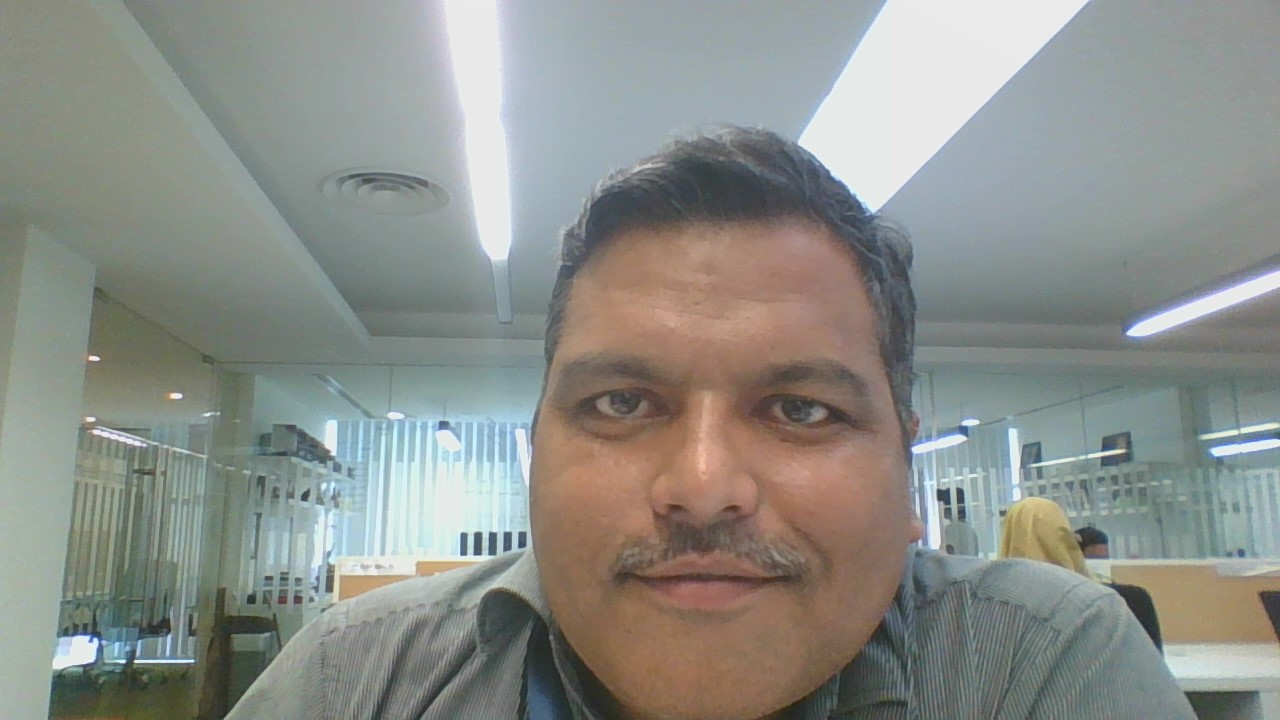
#> input picture WIN_20170307_16_33_46_Pro.jpg, 1280 x 720 px, found by its file name
$ jupyter execute Face_detection.ipynb   (Python 2 division)
#> lines starting #> are read from the running program, lines starting #| are printed output that depends on the picture; after the words box and inside, x2 and y2 are one past the last pixel; in counts of white or black regions, pixels touching at a corner belong together
[cell 1]
import numpy as np
import cv2

[cell 2]
face_cascade = cv2.CascadeClassifier('C:/Python27/Lib/site-packages/opencv/sources/data/haarcascades/haarcascade_frontalface_default.xml')
eye_cascade = cv2.CascadeClassifier('C:/Python27/Lib/site-packages/opencv/sources/data/haarcascades/haarcascade_eye.xml')
img = cv2.imread('C:/Users/pradeepsingh.naulia/OneDrive - Xchanging/comp vision CV/WIN_20170307_16_33_46_Pro.jpg')
#> img is the input picture: shape (720, 1280, 3); mean B, G, R 137.5, 142.9, 140.1
gray = cv2.cvtColor(img, cv2.COLOR_BGR2GRAY)
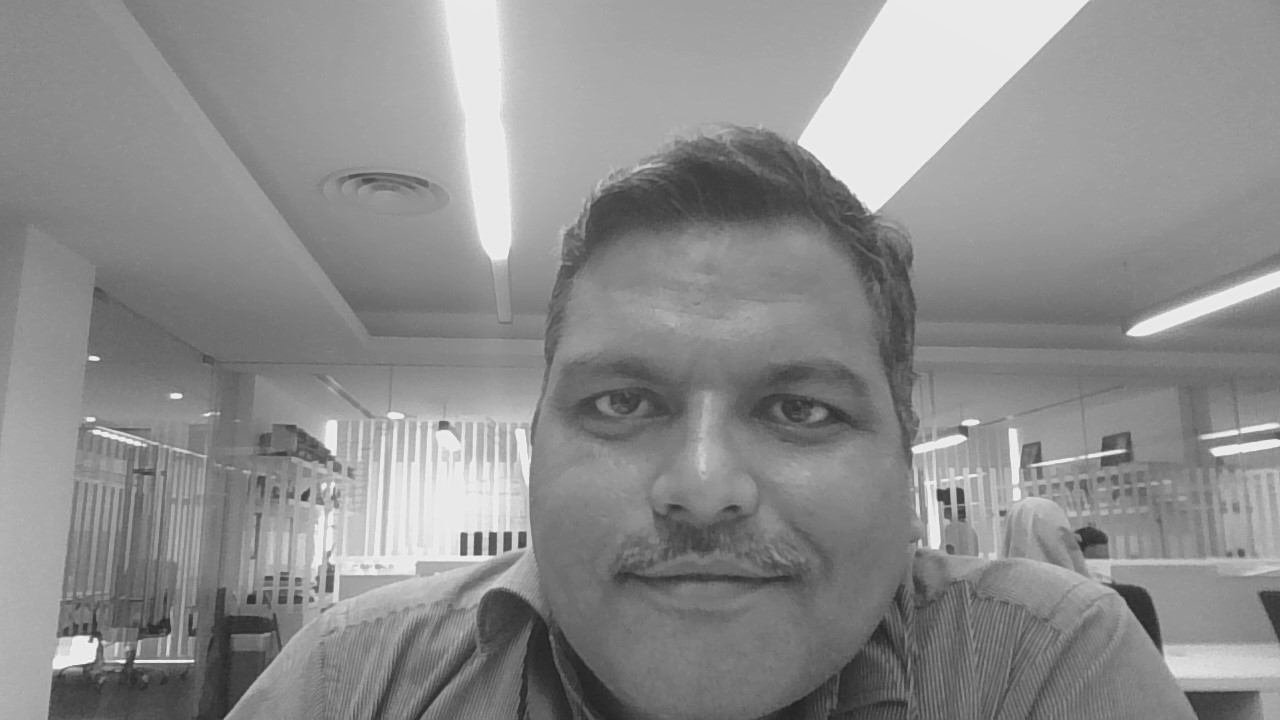
#> gray: shape (720, 1280); min 32, max 254, mean 141.4

[cell 3]
gray

[cell 4]
face_cascade

[cell 5]
img = cv2.imread('C:/Users/pradeepsingh.naulia/OneDrive - Xchanging/comp vision CV/rightportrait.jpg')
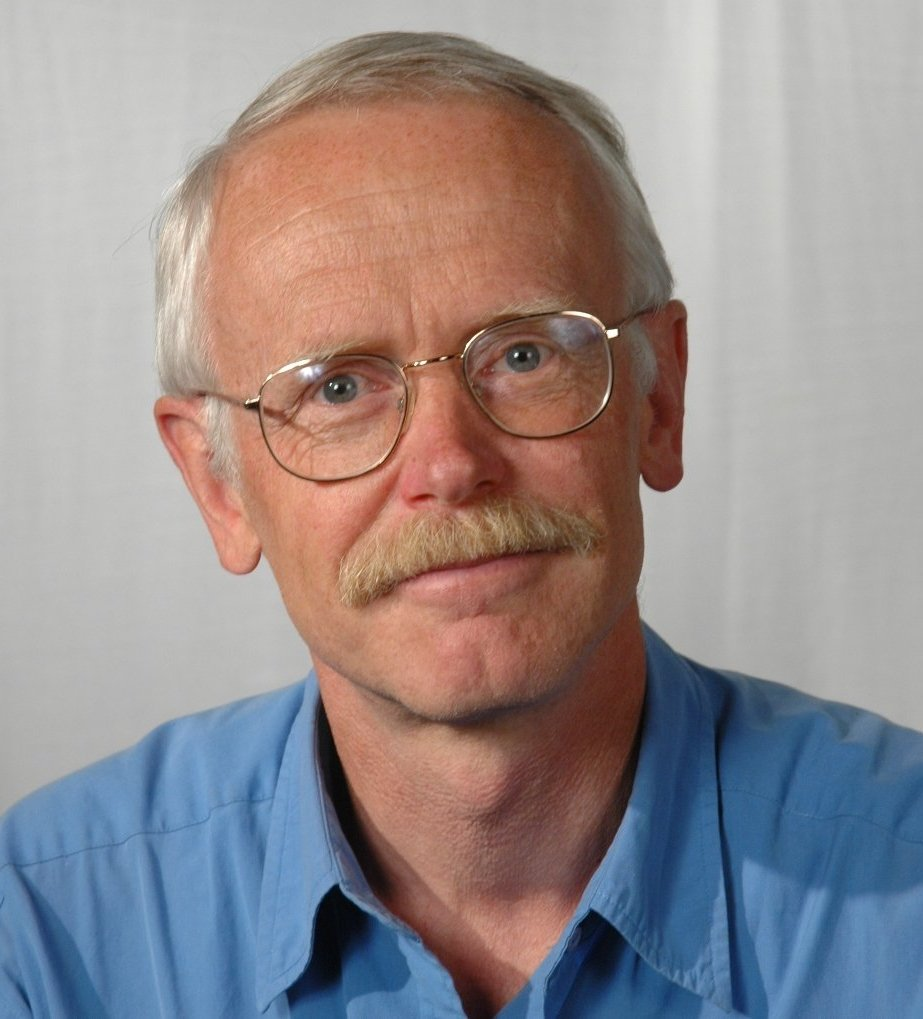
#> input picture rightportrait.jpg, 923 x 1019 px, found by its file name
#> img is the input picture: shape (1019, 923, 3); mean B, G, R 141.1, 139.8, 149.1
print img
#> (printed output is left out)

[cell 6]
faces = face_cascade.detectMultiScale(gray, 1.3, 5)
#> faces = [[482, 235, 444, 444]]
for (x,y,w,h) in faces:
    cv2.rectangle(img,(x,y),(x+w,y+h),(255,0,0),2)
    roi_gray = gray[y:y+h, x:x+w]
    roi_color = img[y:y+h, x:x+w]
    eyes = eye_cascade.detectMultiScale(roi_gray)
    for (ex,ey,ew,eh) in eyes:
        cv2.rectangle(roi_color,(ex,ey),(ex+ew,ey+eh),(0,255,0),2)
#> this loop made 1 pass
#> (x, y, w, h, eyes) on pass 1: (482, 235, 444, 444, [[92, 124, 92, 92], [264, 129, 93, 93]])
#> pass 1, `roi_gray = gray[y:y+h, x:x+w]`:
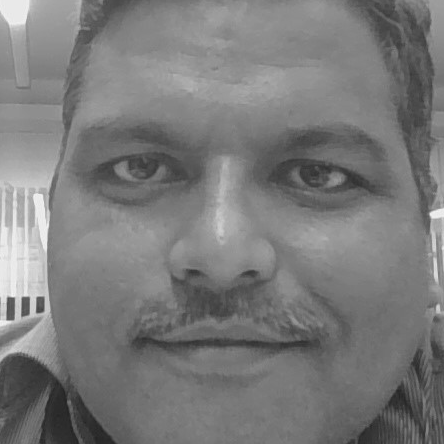
#> roi_gray: shape (444, 444); min 34, max 246, mean 122
#> pass 1, `roi_color = img[y:y+h, x:x+w]`:
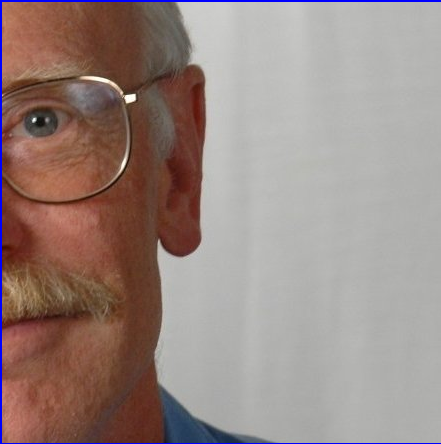
#> roi_color: shape (444, 441, 3); mean B, G, R 130.8, 135.7, 153
#> after the loop:
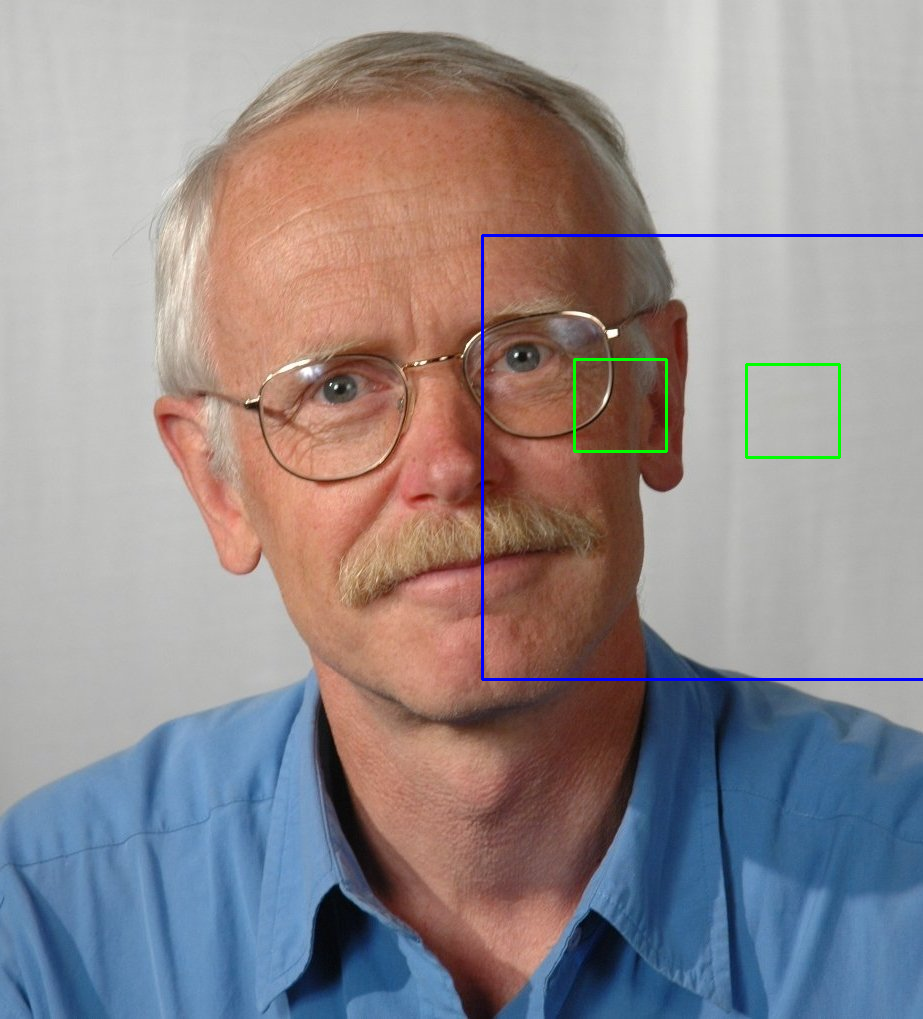
#> img: shape (1019, 923, 3); 0.66% of pixels changed, all inside (x1, y1, x2, y2) = (481, 234, 923, 681)
#> after the loop:
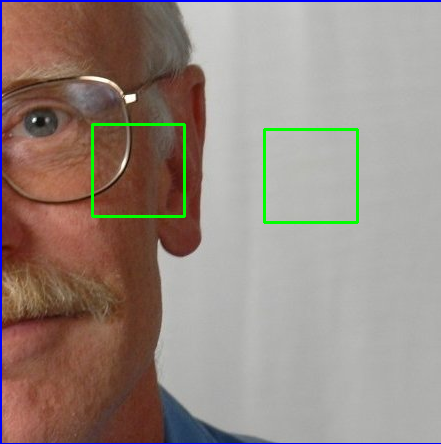
#> roi_color: shape (444, 441, 3); 1.13% of pixels changed, all inside (x1, y1, x2, y2) = (91, 123, 359, 224)
cv2.imshow('img',img)
cv2.waitKey(0)
cv2.destroyAllWindows()
